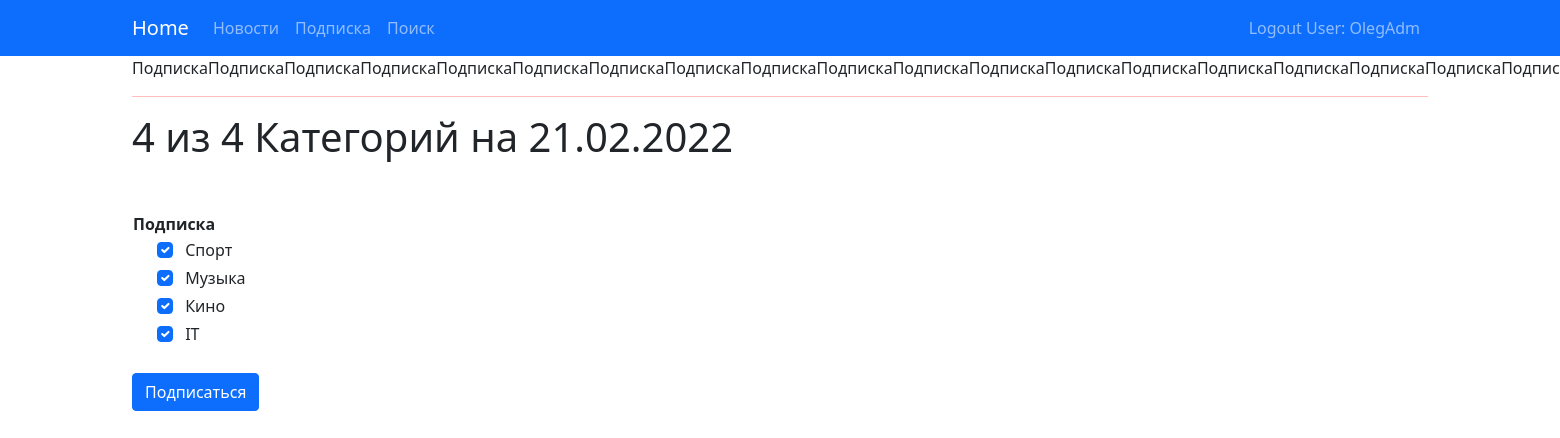
The page /news/subscribe/ (signed in) on the database its author committed.
### news/models.py (models this page shows, shortened)
class Category(models.Model):
    name = models.CharField(max_length=64, unique=True)
    users = models.ManyToManyField(User, through='Subscribe')

### news/views.py (the view, shortened to what this page needs)
# urls.py: path('subscribe/', CatSubView.as_view() ),
class CatSubView(LoginRequiredMixin, ListView):
    model = Category
    template_name = 'post/subscribe.html'
    context_object_name = 'cats'
    queryset = Category.objects.order_by('id')
    def get(self, request, *args, **kwargs):
        self.object_list = self.get_queryset()
        allow_empty = self.get_allow_empty()
        context = self.get_context_data()
        context['cats_count'] = Category.objects.all().count()
        context['time_now'] = datetime.utcnow()
        user_cats = []
        for subs in Subscribe.objects.filter(user_id=request.user.id):
            user_cats.append(subs.category_id)
        context['user_cats'] = user_cats
        return self.render_to_response(context)
    def post(self, request, *args, **kwargs):
        user_cats = []
        for subs in Subscribe.objects.filter(user_id=request.user.id):
            user_cats.append(subs.category_id)
        for cat in Category.objects.all():
            if (not (cat.id in user_cats)) and (request.POST.get(str(cat.id)) is not None):
                logger.info(f'подписался {request.user.username} на {cat.name}')
                subscribe = Subscribe(
                    user_id=request.user.id,
                    category_id=cat.id
                )
                subscribe.save()
            if ((cat.id in user_cats)) and (request.POST.get(str(cat.id)) is None):
                logger.info(f'отписался {request.user.username} от {cat.name}')
                Subscribe.objects.filter(user_id=request.user.id, category_id=cat.id).delete()
        return redirect('/news/')

### news/templatetags/custom_filters.py (called while the page is built)
@register.filter(name='multiply')  # регистрируем наш фильтр под именем multiply, чтоб django понимал, что это именно фильтр, а не простая функция
def multiply(value, arg):
    if isinstance(value, str) and isinstance(arg, int):
        return str(value) * arg  # возвращаемое функцией значение — это то значение, которое подставится к нам в шаблон
    else:
        raise ValueError(f'Нельзя умножить {type(value)} на {type(arg)}')

### templates/post/subscribe.html (shortened to what this page needs)
{% extends 'flatpages/default.html' %}
{% load custom_filters %}
{% block menu %}
    {% include 'post/menu_post.html' %}
{% endblock menu %}
{% block title %}
{{ 'Подписка'|multiply:20 }}
{% endblock title %}
{% block content %}
<h1>{{ cats|length }} из {{ cats_count }} Категорий на {{ time_now|date:'d.m.Y' }}</h1>
<h3><br></h3>
{%if cats%}
<form method="POST">
    <table style="width: 100%">
        <tr>
            <th> Подписка</th>
            <th></th>
        </tr>
        {% for cat in cats %}
        <tr>
            <td>
                <div class="container overflow-hidden">
                  <div class="row gx-5">
                    <div class="col">
                        <div class="form-check">
                            <input class="form-check-input" type="checkbox" name="{{cat.id}}" value="" id="{{cat.id}}"
                                   {% if cat.id in user_cats %} checked {% endif %}>
                             {{cat.name}}
                        </div>
                    </div></div></div>
            </td>
        </tr>
        {% endfor%}
    </table>
<br>
    <button type="submit" class="btn btn-primary">Подписаться</button>
</form>
    {%else%}
    <h2>Новостей нет</h2>
    {%endif%}
    {% endblock content %}

### templates/flatpages/default.html (shortened to what this page needs)
<!DOCTYPE html>
<html lang="en">
<head>
    {% load static %}
    <link href="https://cdn.jsdelivr.net/npm/bootstrap@5.1.3/dist/css/bootstrap.min.css" rel="stylesheet"
>
</head>
<body>
<nav
        {% if request.user.is_staff %}
            class="navbar navbar-expand-lg navbar-dark bg-dark static-top"
        {% else %}
            class="navbar navbar-expand-lg navbar-dark bg-primary static-top"
        {% endif %}
>
    <div class="container">
        <a class="navbar-brand" href="/">Home</a>
            {% block menu %}{% endblock menu %}
        <div class="razR">
            <div class="collapse navbar-collapse" id="navbarResponsive">
                <ul class="navbar-nav ml-auto">
                    <li style="text-align:right;" class="nav-item">
                        {% if request.user.is_staff %}
                        <a class="nav-link" href="/accounts/logout/"> Logout Admin: {{ request.user }}</a>
                        {% else %}
                        <a class="nav-link" href="/accounts/logout/"> Logout User: {{ request.user }}</a>
                        {% endif %}
                    </li>
                </ul>
            </div>
        </div>
    </div>
</nav>
<div class="container">
    <div class="row">
        <div class="col-lg-12">
                {% block title %}{% endblock title %}
            <hr>
            {% block content %}{% endblock content %}
        </div>
    </div>
</div>
</body>
</html>

### templates/flatpages/default.html (style rules this page uses)
.razR { text-align: right; }
hr { background-color: red }

### rows shown on the page
Category: id "☑", name "Спорт"
Category: id "☑", name "Музыка"
Category: id "☑", name "Кино"
Category: id "☑", name "IT"

### other values the page prints
{{ request.user }} "OlegAdm"
{{ cats|length }} "4"
{{ cats_count }} "4"
{{ time_now|date:'d.m.Y' }} "21.02.2022"
